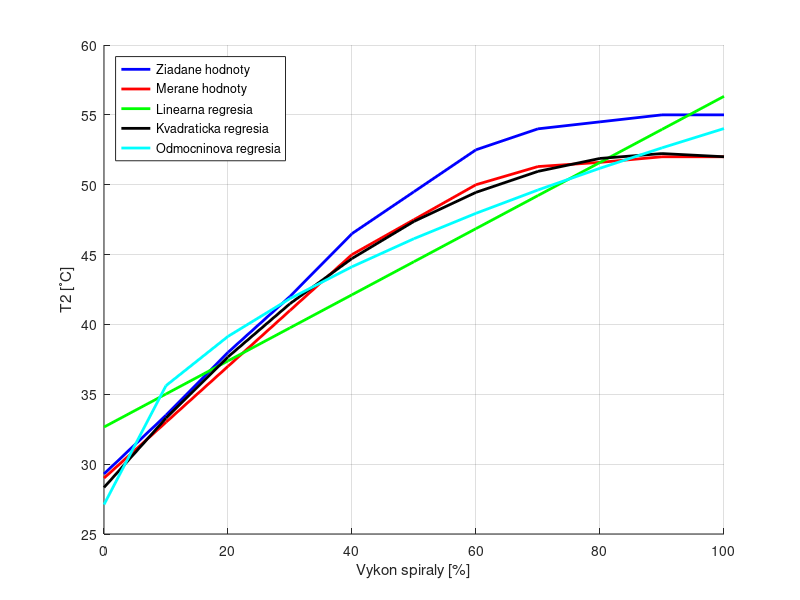

The MATLAB source for this figure: (Note: this script raises an error after producing the figure.)
clc;
clear;
close all;

load("out11.mat");
data_wanted = [29.3 33.5 38 42 46.5 49.5 52.5 54 54.5 55 55];
data =        [29 33 37 41 45 47.5 50 51.3 51.6 52 52];
e = data_wanted - data;
u = [0 10 20 30 40 50 60 70 80 90 100]';
l=ones(size(u)); % jednotkovy vektor

% a) ----

h1=[l,u]; % matica H
theta1=inv(h1'*h1)*h1'*data'; % odhad parametrov
y1=h1*theta1;   % vektor vystupov modelu
% e=y-y1;   % vektor odchylok
q1=e'*e;      % suma kvadratov odchylok 

% b) ----

u2 = u.^2;
h2 = [l,u,u2];
theta_kvadr=inv(h2'*h2)*h2'*data'; % odhad parametrov 
y2 = h2 * theta_kvadr;

% c) ----

h3 = [l,sqrt(u)];
theta_odmoc = inv(h3'*h3)*h3'*data';
y3 = h3 * theta_odmoc;


% prevodova charakteristika
figure(1)
hold on
plot(u,data_wanted,'b', 'LineWidth', 2)
plot(u,data,'r','LineWidth', 2)
plot(u,y1,'g','LineWidth', 2)
plot(u,y2,'k','LineWidth', 2)
plot(u,y3,'c','LineWidth', 2)
grid on
legend('Ziadane hodnoty', ...
	'Merane hodnoty', ...
	'Linearna regresia', ...
	'Kvadraticka regresia', ...
	'Odmocninova regresia', ...
	"Location","northwest")
ylabel("T2 [˚C]")
xlabel("Vykon spiraly [%]")
hold off


% vykreslenie grafu ----

figure(2)
x= 0:0.2:2264.4;
y_graph= out.ScopeData.signals.values;
y2_graph= out.ScopeData.signals(2).values;
plot (x,y_graph)
% hold on
% plot (x,y2_graph,'r')
ylabel("Temperature [°C]")
xlabel("Time [s]")
xlim([0, 2264.4])
legend("T2")
grid on
